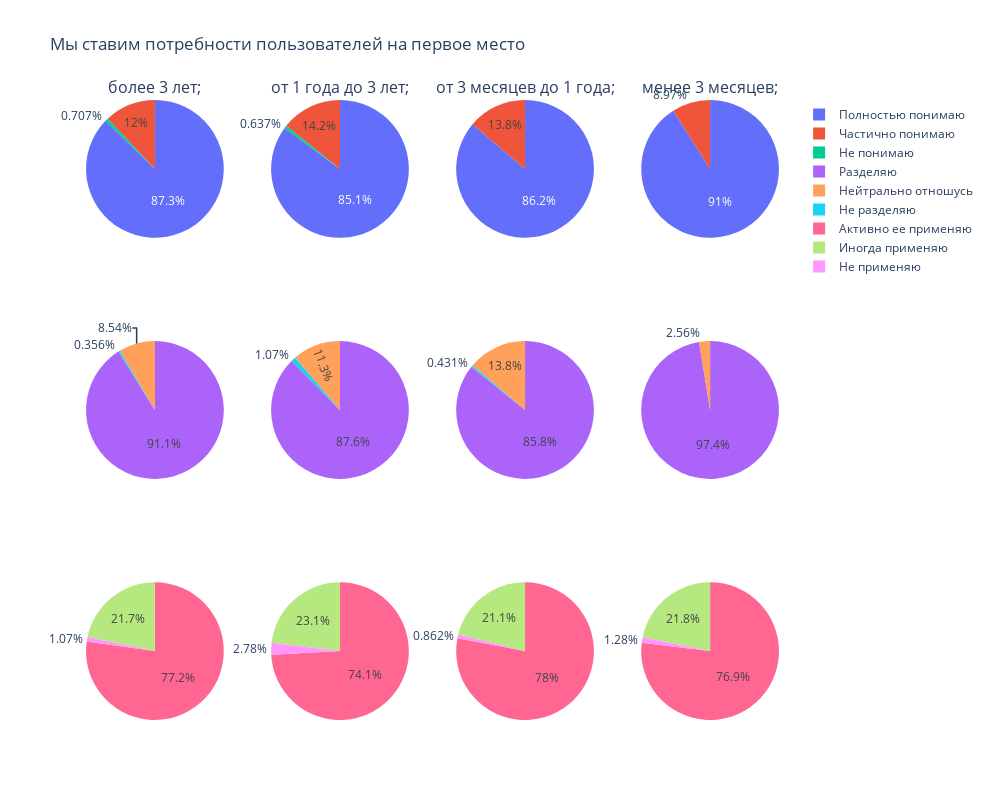

This figure's notebook cell:
### Code cell
fig = make_subplots(rows=3, cols=4, specs=[[{'type':'domain'}, {'type':'domain'},{'type':'domain'}, {'type':'domain'}],
                                           [{'type':'domain'}, {'type':'domain'},{'type':'domain'}, {'type':'domain'}],
                                           [{'type':'domain'}, {'type':'domain'},{'type':'domain'}, {'type':'domain'}]],
                                           subplot_titles=['более 3 лет;', 'от 1 года до 3 лет;', 'от 3 месяцев до 1 года;', 'менее 3 месяцев;'])
fig.add_trace(go.Pie(labels=f1['Понимаешь_ли_ты_эту_ценность'].unique(), values=f1.query('Сколько_ты_уже_работаешь_в_Авито == "более 3 лет"')['count'].to_list(), name="более 3 лет"),
              1, 1)
fig.add_trace(go.Pie(labels=f1['Понимаешь_ли_ты_эту_ценность'].unique(), values=f1.query('Сколько_ты_уже_работаешь_в_Авито == "от 1 года до 3 лет"')['count'].to_list(), name="от 1 года до 3 лет"),
              1, 2)
fig.add_trace(go.Pie(labels=f1['Понимаешь_ли_ты_эту_ценность'].unique(), values=f1.query('Сколько_ты_уже_работаешь_в_Авито == "от 3 месяцев до 1 года"')['count'].to_list(), name="от 3 месяцев до 1 года"),
              1, 3)
fig.add_trace(go.Pie(labels=f1['Понимаешь_ли_ты_эту_ценность'].unique(), values=f1.query('Сколько_ты_уже_работаешь_в_Авито == "менее 3 месяцев"')['count'].to_list(), name="менее 3 месяцев"),
              1, 4)
fig.add_trace(go.Pie(labels=f2['Разделяешь_ли_ты_эту_ценность'].unique(), values=f2.query('Сколько_ты_уже_работаешь_в_Авито == "более 3 лет"')['count'].to_list(), name="более 3 лет"),
              2, 1)
fig.add_trace(go.Pie(labels=f2['Разделяешь_ли_ты_эту_ценность'].unique(), values=f2.query('Сколько_ты_уже_работаешь_в_Авито == "от 1 года до 3 лет"')['count'].to_list(), name="от 1 года до 3 лет"),
              2, 2)
fig.add_trace(go.Pie(labels=f2['Разделяешь_ли_ты_эту_ценность'].unique(), values=f2.query('Сколько_ты_уже_работаешь_в_Авито == "от 3 месяцев до 1 года"')['count'].to_list(), name="от 3 месяцев до 1 года"),
              2, 3)
fig.add_trace(go.Pie(labels=f2['Разделяешь_ли_ты_эту_ценность'].unique(), values=f2.query('Сколько_ты_уже_работаешь_в_Авито == "менее 3 месяцев"')['count'].to_list(), name="менее 3 месяцев"),
              2, 4)
fig.add_trace(go.Pie(labels=f3['Применяешь_ли_ты_эту_ценность'].unique(), values=f3.query('Сколько_ты_уже_работаешь_в_Авито == "более 3 лет"')['count'].to_list(), name="более 3 лет"),
              3, 1)
fig.add_trace(go.Pie(labels=f3['Применяешь_ли_ты_эту_ценность'].unique(), values=f3.query('Сколько_ты_уже_работаешь_в_Авито == "от 1 года до 3 лет"')['count'].to_list(), name="от 1 года до 3 лет"),
              3, 2)
fig.add_trace(go.Pie(labels=f3['Применяешь_ли_ты_эту_ценность'].unique(), values=f3.query('Сколько_ты_уже_работаешь_в_Авито == "от 3 месяцев до 1 года"')['count'].to_list(), name="от 3 месяцев до 1 года"),
              3, 3)
fig.add_trace(go.Pie(labels=f3['Применяешь_ли_ты_эту_ценность'].unique(), values=f3.query('Сколько_ты_уже_работаешь_в_Авито == "менее 3 месяцев"')['count'].to_list(), name="менее 3 месяцев"),
              3, 4)
fig.update_layout(height=800, width=990,
                  title_text="Мы ставим потребности пользователей на первое место")
fig.show()

### Figure 1 — Plotly figure (JSON) as saved in the notebook; plotly's stock layout.template omitted (floating-point values rounded to 4 significant figures)
{"data": [{"domain": {"x": [0, 0.2125], "y": [0.7778, 1]}, "labels": ["Полностью понимаю", "Частично понимаю", "Не понимаю"], "name": "более 3 лет", "type": "pie", "values": [247, 34, 2]}, {"domain": {"x": [0.2625, 0.475], "y": [0.7778, 1]}, "labels": ["Полностью понимаю", "Частично понимаю", "Не понимаю"], "name": "от 1 года до 3 лет", "type": "pie", "values": [401, 67, 3]}, {"domain": {"x": [0.525, 0.7375], "y": [0.7778, 1]}, "labels": ["Полностью понимаю", "Частично понимаю", "Не понимаю"], "name": "от 3 месяцев до 1 года", "type": "pie", "values": [200, 32]}, {"domain": {"x": [0.7875, 1], "y": [0.7778, 1]}, "labels": ["Полностью понимаю", "Частично понимаю", "Не понимаю"], "name": "менее 3 месяцев", "type": "pie", "values": [71, 7]}, {"domain": {"x": [0, 0.2125], "y": [0.3889, 0.6111]}, "labels": ["Разделяю", "Нейтрально отношусь", "Не разделяю"], "name": "более 3 лет", "type": "pie", "values": [256, 24, 1]}, {"domain": {"x": [0.2625, 0.475], "y": [0.3889, 0.6111]}, "labels": ["Разделяю", "Нейтрально отношусь", "Не разделяю"], "name": "от 1 года до 3 лет", "type": "pie", "values": [410, 53, 5]}, {"domain": {"x": [0.525, 0.7375], "y": [0.3889, 0.6111]}, "labels": ["Разделяю", "Нейтрально отношусь", "Не разделяю"], "name": "от 3 месяцев до 1 года", "type": "pie", "values": [199, 32, 1]}, {"domain": {"x": [0.7875, 1], "y": [0.3889, 0.6111]}, "labels": ["Разделяю", "Нейтрально отношусь", "Не разделяю"], "name": "менее 3 месяцев", "type": "pie", "values": [76, 2]}, {"domain": {"x": [0, 0.2125], "y": [0, 0.2222]}, "labels": ["Активно ее применяю", "Иногда применяю", "Не применяю"], "name": "более 3 лет", "type": "pie", "values": [217, 61, 3]}, {"domain": {"x": [0.2625, 0.475], "y": [0, 0.2222]}, "labels": ["Активно ее применяю", "Иногда применяю", "Не применяю"], "name": "от 1 года до 3 лет", "type": "pie", "values": [347, 108, 13]}, {"domain": {"x": [0.525, 0.7375], "y": [0, 0.2222]}, "labels": ["Активно ее применяю", "Иногда применяю", "Не применяю"], "name": "от 3 месяцев до 1 года", "type": "pie", "values": [181, 49, 2]}, {"domain": {"x": [0.7875, 1], "y": [0, 0.2222]}, "labels": ["Активно ее применяю", "Иногда применяю", "Не применяю"], "name": "менее 3 месяцев", "type": "pie", "values": [60, 17, 1]}], "layout": {"annotations": [{"font": {"size": 16}, "showarrow": false, "text": "более 3 лет;", "x": 0.1062, "xanchor": "center", "xref": "paper", "y": 1, "yanchor": "bottom", "yref": "paper"}, {"font": {"size": 16}, "showarrow": false, "text": "от 1 года до 3 лет;", "x": 0.3688, "xanchor": "center", "xref": "paper", "y": 1, "yanchor": "bottom", "yref": "paper"}, {"font": {"size": 16}, "showarrow": false, "text": "от 3 месяцев до 1 года;", "x": 0.6313, "xanchor": "center", "xref": "paper", "y": 1, "yanchor": "bottom", "yref": "paper"}, {"font": {"size": 16}, "showarrow": false, "text": "менее 3 месяцев;", "x": 0.8938, "xanchor": "center", "xref": "paper", "y": 1, "yanchor": "bottom", "yref": "paper"}], "height": 800, "title": {"text": "Мы ставим потребности пользователей на первое место"}, "width": 990}}
